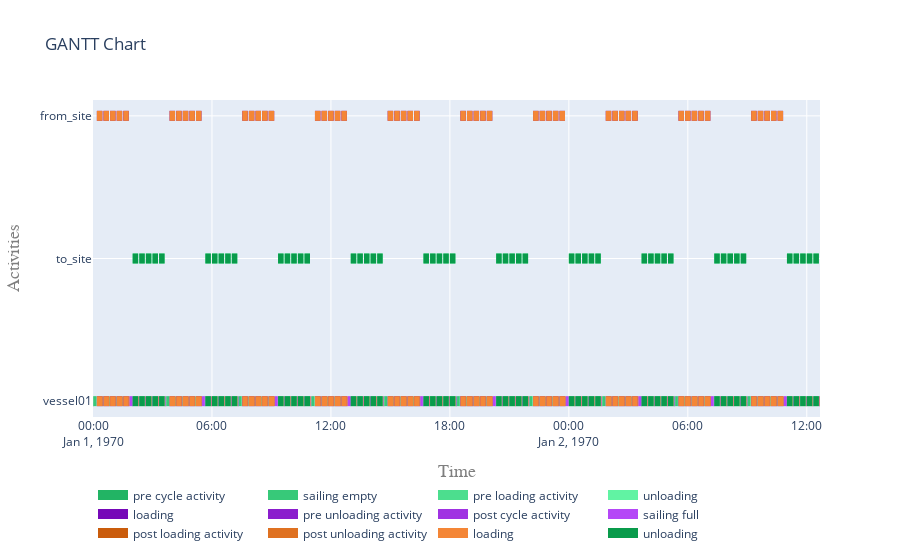

The notebook cell saved with this chart:
### Code cell
plot.get_gantt_chart([vessel01, from_site, to_site],id_map=[while_activity])

### Figure 1 — Plotly figure (JSON) as saved in the notebook; plotly's stock layout.template omitted (floating-point values rounded to 4 significant figures; data arrays with more than 128 entries replaced by an {"elided": "..."} marker saying what was removed)
{"data": [{"connectgaps": false, "hoverinfo": "y+name", "line": {"color": "rgb(34,180,100)", "width": 10}, "mode": "lines", "name": "pre cycle activity", "type": "scatter", "x": ["1970-01-01T00:00:00", "1970-01-01T00:00:00", "1970-01-01T00:01:40", "1970-01-01T00:01:40", "1970-01-01T00:01:40", "1970-01-01T03:40:00", "1970-01-01T03:40:00", "1970-01-01T03:41:40", "1970-01-01T03:41:40", "1970-01-01T03:41:40", "1970-01-01T07:20:00", "1970-01-01T07:20:00", "1970-01-01T07:21:40", "1970-01-01T07:21:40", "1970-01-01T07:21:40", "1970-01-01T11:00:00", "1970-01-01T11:00:00", "1970-01-01T11:01:40", "1970-01-01T11:01:40", "1970-01-01T11:01:40", "1970-01-01T14:40:00", "1970-01-01T14:40:00", "1970-01-01T14:41:40", "1970-01-01T14:41:40", "1970-01-01T14:41:40", "1970-01-01T18:20:00", "1970-01-01T18:20:00", "1970-01-01T18:21:40", "1970-01-01T18:21:40", "1970-01-01T18:21:40", "1970-01-01T22:00:00", "1970-01-01T22:00:00", "1970-01-01T22:01:40", "1970-01-01T22:01:40", "1970-01-01T22:01:40", "1970-01-02T01:40:00", "1970-01-02T01:40:00", "1970-01-02T01:41:40", "1970-01-02T01:41:40", "1970-01-02T01:41:40", "1970-01-02T05:20:00", "1970-01-02T05:20:00", "1970-01-02T05:21:40", "1970-01-02T05:21:40", "1970-01-02T05:21:40", "1970-01-02T09:00:00", "1970-01-02T09:00:00", "1970-01-02T09:01:40", "1970-01-02T09:01:40", "1970-01-02T09:01:40"], "y": ["vessel01", "vessel01", "vessel01", "vessel01", null, "vessel01", "vessel01", "vessel01", "vessel01", null, "vessel01", "vessel01", "vessel01", "vessel01", null, "vessel01", "vessel01", "vessel01", "vessel01", null, "vessel01", "vessel01", "vessel01", "vessel01", null, "vessel01", "vessel01", "vessel01", "vessel01", null, "vessel01", "vessel01", "vessel01", "vessel01", null, "vessel01", "vessel01", "vessel01", "vessel01", null, "vessel01", "vessel01", "vessel01", "vessel01", null, "vessel01", "vessel01", "vessel01", "vessel01", null]}, {"connectgaps": false, "hoverinfo": "y+name", "line": {"color": "rgb(55,201,121)", "width": 10}, "mode": "lines", "name": "sailing empty", "type": "scatter", "x": ["1970-01-01T00:01:40", "1970-01-01T00:01:40", "1970-01-01T00:10:00", "1970-01-01T00:10:00", "1970-01-01T00:10:00", "1970-01-01T03:41:40", "1970-01-01T03:41:40", "1970-01-01T03:50:00", "1970-01-01T03:50:00", "1970-01-01T03:50:00", "1970-01-01T07:21:40", "1970-01-01T07:21:40", "1970-01-01T07:30:00", "1970-01-01T07:30:00", "1970-01-01T07:30:00", "1970-01-01T11:01:40", "1970-01-01T11:01:40", "1970-01-01T11:10:00", "1970-01-01T11:10:00", "1970-01-01T11:10:00", "1970-01-01T14:41:40", "1970-01-01T14:41:40", "1970-01-01T14:50:00", "1970-01-01T14:50:00", "1970-01-01T14:50:00", "1970-01-01T18:21:40", "1970-01-01T18:21:40", "1970-01-01T18:30:00", "1970-01-01T18:30:00", "1970-01-01T18:30:00", "1970-01-01T22:01:40", "1970-01-01T22:01:40", "1970-01-01T22:10:00", "1970-01-01T22:10:00", "1970-01-01T22:10:00", "1970-01-02T01:41:40", "1970-01-02T01:41:40", "1970-01-02T01:50:00", "1970-01-02T01:50:00", "1970-01-02T01:50:00", "1970-01-02T05:21:40", "1970-01-02T05:21:40", "1970-01-02T05:30:00", "1970-01-02T05:30:00", "1970-01-02T05:30:00", "1970-01-02T09:01:40", "1970-01-02T09:01:40", "1970-01-02T09:10:00", "1970-01-02T09:10:00", "1970-01-02T09:10:00"], "y": ["vessel01", "vessel01", "vessel01", "vessel01", null, "vessel01", "vessel01", "vessel01", "vessel01", null, "vessel01", "vessel01", "vessel01", "vessel01", null, "vessel01", "vessel01", "vessel01", "vessel01", null, "vessel01", "vessel01", "vessel01", "vessel01", null, "vessel01", "vessel01", "vessel01", "vessel01", null, "vessel01", "vessel01", "vessel01", "vessel01", null, "vessel01", "vessel01", "vessel01", "vessel01", null, "vessel01", "vessel01", "vessel01", "vessel01", null, "vessel01", "vessel01", "vessel01", "vessel01", null]}, {"connectgaps": false, "hoverinfo": "y+name", "line": {"color": "rgb(76,222,142)", "width": 10}, "mode": "lines", "name": "pre loading activity", "type": "scatter", "x": {"elided": "250 str values"}, "y": {"elided": "250 str values"}}, {"connectgaps": false, "hoverinfo": "y+name", "line": {"color": "rgb(97,243,163)", "width": 10}, "mode": "lines", "name": "unloading", "type": "scatter", "x": {"elided": "500 str values"}, "y": {"elided": "500 str values"}}, {"connectgaps": false, "hoverinfo": "y+name", "line": {"color": "rgb(118,8,184)", "width": 10}, "mode": "lines", "name": "loading", "type": "scatter", "x": {"elided": "500 str values"}, "y": {"elided": "500 str values"}}, {"connectgaps": false, "hoverinfo": "y+name", "line": {"color": "rgb(139,29,205)", "width": 10}, "mode": "lines", "name": "pre unloading activity", "type": "scatter", "x": {"elided": "250 str values"}, "y": {"elided": "250 str values"}}, {"connectgaps": false, "hoverinfo": "y+name", "line": {"color": "rgb(160,50,226)", "width": 10}, "mode": "lines", "name": "post cycle activity", "type": "scatter", "x": ["1970-01-01T03:38:20", "1970-01-01T03:38:20", "1970-01-01T03:40:00", "1970-01-01T03:40:00", "1970-01-01T03:40:00", "1970-01-01T07:18:20", "1970-01-01T07:18:20", "1970-01-01T07:20:00", "1970-01-01T07:20:00", "1970-01-01T07:20:00", "1970-01-01T10:58:20", "1970-01-01T10:58:20", "1970-01-01T11:00:00", "1970-01-01T11:00:00", "1970-01-01T11:00:00", "1970-01-01T14:38:20", "1970-01-01T14:38:20", "1970-01-01T14:40:00", "1970-01-01T14:40:00", "1970-01-01T14:40:00", "1970-01-01T18:18:20", "1970-01-01T18:18:20", "1970-01-01T18:20:00", "1970-01-01T18:20:00", "1970-01-01T18:20:00", "1970-01-01T21:58:20", "1970-01-01T21:58:20", "1970-01-01T22:00:00", "1970-01-01T22:00:00", "1970-01-01T22:00:00", "1970-01-02T01:38:20", "1970-01-02T01:38:20", "1970-01-02T01:40:00", "1970-01-02T01:40:00", "1970-01-02T01:40:00", "1970-01-02T05:18:20", "1970-01-02T05:18:20", "1970-01-02T05:20:00", "1970-01-02T05:20:00", "1970-01-02T05:20:00", "1970-01-02T08:58:20", "1970-01-02T08:58:20", "1970-01-02T09:00:00", "1970-01-02T09:00:00", "1970-01-02T09:00:00", "1970-01-02T12:38:20", "1970-01-02T12:38:20", "1970-01-02T12:40:00", "1970-01-02T12:40:00", "1970-01-02T12:40:00"], "y": ["vessel01", "vessel01", "vessel01", "vessel01", null, "vessel01", "vessel01", "vessel01", "vessel01", null, "vessel01", "vessel01", "vessel01", "vessel01", null, "vessel01", "vessel01", "vessel01", "vessel01", null, "vessel01", "vessel01", "vessel01", "vessel01", null, "vessel01", "vessel01", "vessel01", "vessel01", null, "vessel01", "vessel01", "vessel01", "vessel01", null, "vessel01", "vessel01", "vessel01", "vessel01", null, "vessel01", "vessel01", "vessel01", "vessel01", null, "vessel01", "vessel01", "vessel01", "vessel01", null]}, {"connectgaps": false, "hoverinfo": "y+name", "line": {"color": "rgb(181,71,247)", "width": 10}, "mode": "lines", "name": "sailing full", "type": "scatter", "x": ["1970-01-01T01:50:00", "1970-01-01T01:50:00", "1970-01-01T01:58:20", "1970-01-01T01:58:20", "1970-01-01T01:58:20", "1970-01-01T05:30:00", "1970-01-01T05:30:00", "1970-01-01T05:38:20", "1970-01-01T05:38:20", "1970-01-01T05:38:20", "1970-01-01T09:10:00", "1970-01-01T09:10:00", "1970-01-01T09:18:20", "1970-01-01T09:18:20", "1970-01-01T09:18:20", "1970-01-01T12:50:00", "1970-01-01T12:50:00", "1970-01-01T12:58:20", "1970-01-01T12:58:20", "1970-01-01T12:58:20", "1970-01-01T16:30:00", "1970-01-01T16:30:00", "1970-01-01T16:38:20", "1970-01-01T16:38:20", "1970-01-01T16:38:20", "1970-01-01T20:10:00", "1970-01-01T20:10:00", "1970-01-01T20:18:20", "1970-01-01T20:18:20", "1970-01-01T20:18:20", "1970-01-01T23:50:00", "1970-01-01T23:50:00", "1970-01-01T23:58:20", "1970-01-01T23:58:20", "1970-01-01T23:58:20", "1970-01-02T03:30:00", "1970-01-02T03:30:00", "1970-01-02T03:38:20", "1970-01-02T03:38:20", "1970-01-02T03:38:20", "1970-01-02T07:10:00", "1970-01-02T07:10:00", "1970-01-02T07:18:20", "1970-01-02T07:18:20", "1970-01-02T07:18:20", "1970-01-02T10:50:00", "1970-01-02T10:50:00", "1970-01-02T10:58:20", "1970-01-02T10:58:20", "1970-01-02T10:58:20"], "y": ["vessel01", "vessel01", "vessel01", "vessel01", null, "vessel01", "vessel01", "vessel01", "vessel01", null, "vessel01", "vessel01", "vessel01", "vessel01", null, "vessel01", "vessel01", "vessel01", "vessel01", null, "vessel01", "vessel01", "vessel01", "vessel01", null, "vessel01", "vessel01", "vessel01", "vessel01", null, "vessel01", "vessel01", "vessel01", "vessel01", null, "vessel01", "vessel01", "vessel01", "vessel01", null, "vessel01", "vessel01", "vessel01", "vessel01", null, "vessel01", "vessel01", "vessel01", "vessel01", null]}, {"connectgaps": false, "hoverinfo": "y+name", "line": {"color": "rgb(202,92,12)", "width": 10}, "mode": "lines", "name": "post loading activity", "type": "scatter", "x": {"elided": "250 str values"}, "y": {"elided": "250 str values"}}, {"connectgaps": false, "hoverinfo": "y+name", "line": {"color": "rgb(223,113,33)", "width": 10}, "mode": "lines", "name": "post unloading activity", "type": "scatter", "x": {"elided": "250 str values"}, "y": {"elided": "250 str values"}}, {"connectgaps": false, "hoverinfo": "y+name", "line": {"color": "rgb(244,134,54)", "width": 10}, "mode": "lines", "name": "loading", "type": "scatter", "x": {"elided": "500 str values"}, "y": {"elided": "500 str values"}}, {"connectgaps": false, "hoverinfo": "y+name", "line": {"color": "rgb(9,155,75)", "width": 10}, "mode": "lines", "name": "unloading", "type": "scatter", "x": {"elided": "500 str values"}, "y": {"elided": "500 str values"}}], "layout": {"hovermode": "closest", "legend": {"orientation": "h", "x": 0, "y": -0.2}, "title": {"text": "GANTT Chart"}, "xaxis": {"range": ["1970-01-01T00:00:00", "1970-01-02T12:40:00"], "title": {"font": {"color": "#7f7f7f", "family": "Courier New, monospace", "size": 18}, "text": "Time"}}, "yaxis": {"title": {"font": {"color": "#7f7f7f", "family": "Courier New, monospace", "size": 18}, "text": "Activities"}}}}
